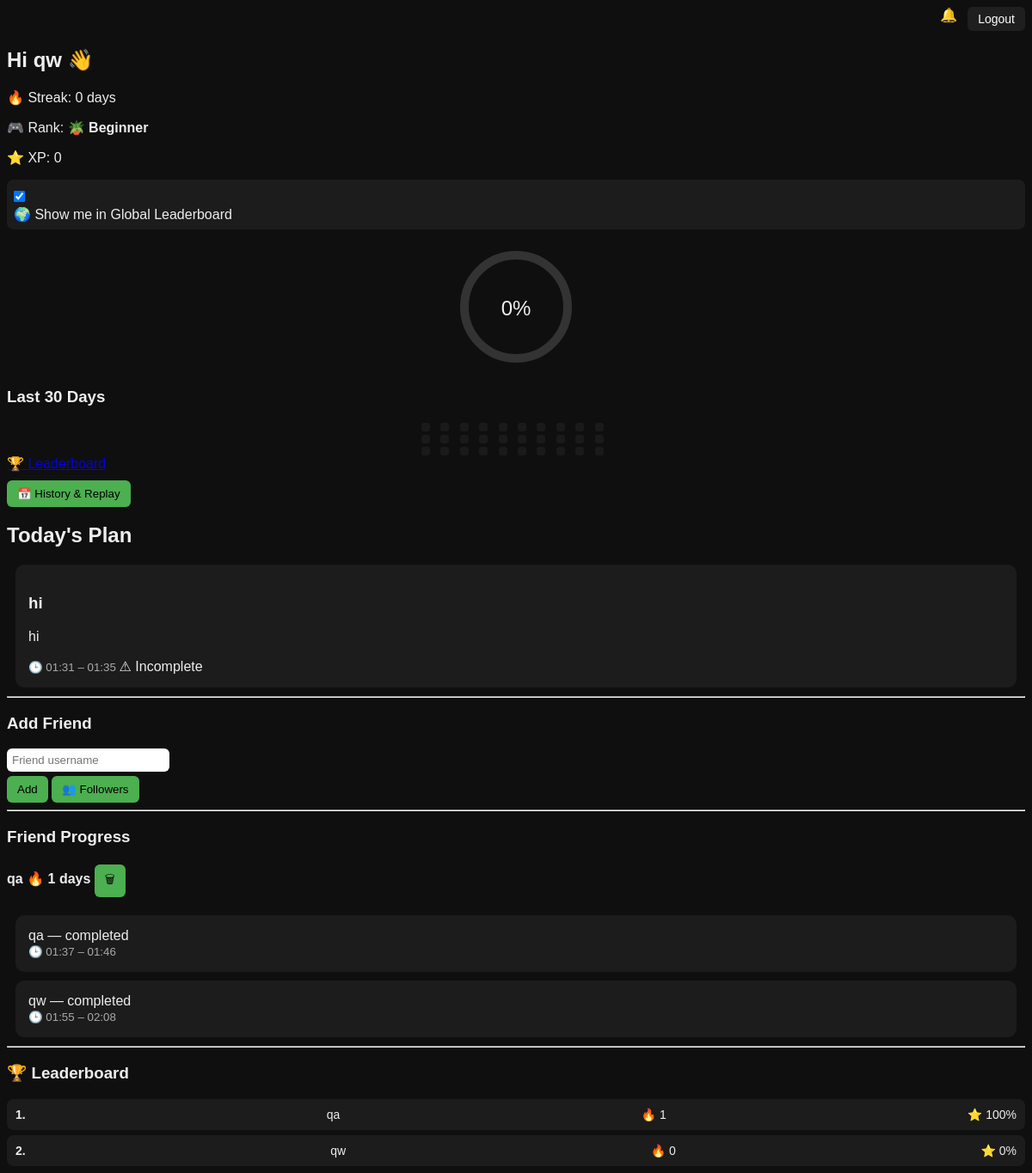
Screenshot of / (signed in) with the database file from the repository.
### models.py (models this page shows, shortened)
class User(UserMixin, db.Model):
    __tablename__ = "user"
    id = db.Column(db.Integer, primary_key=True)
    username = db.Column(db.String(50), unique=True, nullable=False)
    password_hash = db.Column(db.String(200), nullable=False)
    show_global = db.Column(db.Boolean, default=True)

class Task(db.Model):
    __tablename__ = "task"
    id = db.Column(db.Integer, primary_key=True)
    dayplan_id = db.Column(db.Integer, db.ForeignKey("day_plan.id"), nullable=False)
    title = db.Column(db.String(100))
    description = db.Column(db.Text)
    expected_start = db.Column(db.Time)
    expected_end = db.Column(db.Time)
    planned_duration_minutes = db.Column(db.Integer)
    actual_start = db.Column(db.DateTime)
    actual_end = db.Column(db.DateTime)
    actual_duration_minutes = db.Column(db.Integer)
    points = db.Column(db.Integer)
    status = db.Column(db.String(20), default="pending")
    cancel_reason = db.Column(db.String(1000))
    cancel_comment = db.Column(db.Text)
    incomplete_reason = db.Column(db.String(1000))

class Friend(db.Model):
    __tablename__ = "friend"
    __table_args__ = (
        db.Index("idx_friend_user_status", "user_id", "status"),
    )
    id = db.Column(db.Integer, primary_key=True)
    user_id = db.Column(db.Integer, db.ForeignKey("user.id"), nullable=False)      # sender
    friend_id = db.Column(db.Integer, db.ForeignKey("user.id"), nullable=False)    # receiver
    status = db.Column(db.String(20), default="pending")  # pending / accepted

### app.py (the view, shortened to what this page needs)
@app.route('/')
@login_required
def dashboard():
    today = date.today()
    plan = DayPlan.query.filter_by(
        user_id=current_user.id,
        date=today
    ).first()
    tasks = Task.query.filter_by(
        dayplan_id=plan.id
    ).all() if plan else []
    today_score = sum(t.points for t in tasks if t.status == "completed")
    friends_data = []
    friends = Friend.query.filter(
        Friend.status == "accepted",
        or_(
            Friend.user_id == current_user.id,
            Friend.friend_id == current_user.id
        )
    ).all()
    for f in friends:
        friend_user_id = (
            f.friend_id if f.user_id == current_user.id else f.user_id
        )
        friend_user = User.query.get(friend_user_id)
        friend_plan = DayPlan.query.filter_by(
            user_id=friend_user.id,
            date=today
        ).first()
        friend_tasks = Task.query.filter_by(
            dayplan_id=friend_plan.id
        ).all() if friend_plan else []
        friend_streak = calculate_streak(friend_user.id)
        friends_data.append((f, friend_user, friend_tasks, friend_streak))
    yesterday = today - timedelta(days=1)
    summary = None
    y_plan = DayPlan.query.filter_by(
        user_id=current_user.id,
        date=yesterday
    ).first()
    heatmap = []
    for i in range(30):
        d = today - timedelta(days=i)
        p = DayPlan.query.filter_by(user_id=current_user.id, date=d).first()
        heatmap.append(p.final_score if p else 0)
    heatmap.reverse()
    my_streak = calculate_streak(current_user.id)
    locked = is_plan_locked(today + timedelta(days=1))
    leaderboard = []
    leaderboard.append({
        "name": current_user.username,
        "streak": my_streak,
        "score": today_score
    })
    for rel, friend_user, friend_tasks, friend_streak in friends_data:
        friend_score = sum(t.points for t in friend_tasks if t.status == "completed")
        leaderboard.append({
            "name": friend_user.username,
            "streak": friend_streak,
            "score": friend_score
        })
    leaderboard.sort(key=lambda x: (x["streak"], x["score"]), reverse=True)
    xp = calculate_xp(current_user.id)
    rank = get_rank(xp)
    notifications = Notification.query.filter_by(
        user_id=current_user.id,
        is_read=False
    ).all()
    return render_template(
        'dashboard.html',
        tasks=tasks,
        friends_data=friends_data,
        plan_exists=bool(plan),
        locked=locked,
        summary=summary,
        today_score=today_score,
        heatmap=heatmap,
        my_streak=my_streak,
        leaderboard=leaderboard,
        xp=xp,
        rank=rank,
        notifications=notifications
    )

### app.py (called while the page is built)
def is_plan_locked(plan_date):
    return plan_date <= date.today()

def calculate_streak(user_id):
    streak = 0
    d = date.today()
    while True:
        p = DayPlan.query.filter_by(user_id=user_id, date=d).first()
        if not p or p.final_score < 70:
            break
        streak += 1
        d -= timedelta(days=1)
    return streak

def calculate_xp(user_id):
    plans = DayPlan.query.filter_by(user_id=user_id).all()
    xp = 0
    for p in plans:
        xp += sum(t.points for t in Task.query.filter_by(
            dayplan_id=p.id, status="completed"
        ).all()) // 10 * 10  # task XP
        if p.final_score >= 70:
            xp += 50
    xp += calculate_streak(user_id) * 5
    return xp

def get_rank(xp):
    if xp >= 3000:
        return "👑 Legend"
    if xp >= 1500:
        return "🔥 Elite"
    if xp >= 700:
        return "🧠 Strategist"
    if xp >= 300:
        return "⚔️ Warrior"
    return "🪴 Beginner"

@app.context_processor
def inject_csrf_token():
    return dict(csrf_token=generate_csrf)

@login_manager.user_loader
def load_user(user_id):
    return User.query.get(int(user_id))

@app.after_request
def add_no_cache_headers(response):
    response.headers["Cache-Control"] = "no-store, no-cache, must-revalidate, private"
    response.headers["Pragma"] = "no-cache"
    response.headers["Expires"] = "0"
    return response

### templates/dashboard.html (shortened to what this page needs)
<!DOCTYPE html>
<html>
<head>
  <link rel="stylesheet" href="/static/css/style.css">
</head>
<body>
  <div class="top-actions">
    <div class="notif-icon" onclick="openNotifications()">
      🔔 <span id="notifDot" class="{% if not notifications %}hidden{% endif %} dot"></span>
    </div>
    <a href="/logout" class="logout-btn">Logout</a>
  </div>
  <h2>Hi {{ current_user.username }} 👋</h2>
  <p>🔥 Streak: {{ my_streak }} days</p>
  <p>🎮 Rank: <strong>{{ rank }}</strong></p>
  <p>⭐ XP: <span id="xpValue">{{ xp }}</span></p>
  <div class="privacy-toggle">
    <label>
      <input type="checkbox" id="globalToggle" {% if current_user.show_global %}checked{% endif %}
        onchange="toggleGlobalPrivacy(this)">
      🌍 Show me in Global Leaderboard
    </label>
  </div>
  <div class="score-ring">
    <svg width="140" height="140">
      <circle cx="70" cy="70" r="60" class="bg" />
      <circle cx="70" cy="70" r="60" class="progress"
        style="stroke-dashoffset: {{ 377 - (today_score / 100) * 377 }}" />
    </svg>
    <div class="score-text">{{ today_score }}%</div>
  </div>
  <h3>Last 30 Days</h3>
  <div class="heatmap">
    {% for score in heatmap %}
    <div class="day
      {% if score == 0 %}level-0
      {% elif score < 40 %}level-1
      {% elif score < 60 %}level-2
      {% elif score < 80 %}level-3
      {% else %}level-4
      {% endif %}
    "></div>
    {% endfor %}
  </div>
  <a href="/leaderboard" class="btn">🏆 Leaderboard</a>
  <div style="margin: 10px 0;">
    <a href="/history">
      <button>📅 History & Replay</button>
    </a>
  </div>
  <h2>Today's Plan</h2>
  {% for task in tasks %}
  <div class="task" data-task="{{ task.id }}">
    <h3>{{ task.title }}</h3>
    <p>{{ task.description }}</p>
    <small>
      🕒 {{ task.expected_start.strftime('%H:%M') }}
      –
      {{ task.expected_end.strftime('%H:%M') }}
    </small>
    {% if task.status == 'pending' %}
    <button onclick="openStart({{ task.id }})">Start</button>
    <button onclick="openCancel({{ task.id }})">Cancel</button>
    {% elif task.status == 'active' %}
    <button onclick="openComplete({{ task.id }})">Complete</button>
    <button onclick="openIncomplete({{ task.id }})">Incomplete</button>
    {% elif task.status == 'completed' %}
    <span>✅ Completed</span>
    {% elif task.status == 'cancelled' %}
    <span>❌ Cancelled</span>
    {% elif task.status == 'incomplete' %}
    <span>⚠ Incomplete</span>
    {% endif %}
  </div>
  {% endfor %}
  <hr>
  <h3>Add Friend</h3>
  <input id="friendUsername" placeholder="Friend username" required>
  <button onclick="addFriendDebounced()">Add</button>
  <button onclick="openFollowers()">👥 Followers</button>
  <hr>
  <h3>Friend Progress</h3>
  {% for rel, friend, tasks, streak in friends_data %}
  <h4>
    {{ friend.username }} 🔥 {{ streak }} days
    <button onclick="openRemoveFriend({{ rel.id }})">🗑</button>
  </h4>
  {% if tasks %}
  {% for t in tasks %}
  <div class="task">
    {{ t.title }} — {{ t.status }}
    <br>
    <small>
      🕒 {{ t.expected_start.strftime('%H:%M') }}
      –
      {{ t.expected_end.strftime('%H:%M') }}
    </small>
  </div>
  {% endfor %}
  {% else %}
  <p>No plan today</p>
  {% endif %}
  {% endfor %}
  <hr>
  <h3>🏆 Leaderboard</h3>
  <div class="leaderboard">
    {% for user in leaderboard %}
    <div class="leaderboard-row">
      <strong>{{ loop.index }}.</strong>
      {{ user.name }}
      <span>🔥 {{ user.streak }}</span>
      <span>⭐ {{ user.score }}%</span>
    </div>
    {% endfor %}
  </div>
</body>
</html>

### static/css/style.css (style rules this page uses)
body { font-family: sans-serif; background: #0f0f0f; color: #eee; }
.task { background: #1c1c1c; padding: 15px; margin: 10px; border-radius: 10px; }
button { background: #4caf50; border: none; padding: 8px 12px; border-radius: 6px; cursor: pointer; }
input { display: block; margin: 5px 0; padding: 6px; border-radius: 6px; border: none; }
small { color: #aaa; }
.score-ring { position: relative; width: 140px; margin: 20px auto; }
.score-ring svg { transform: rotate(-90deg); }
.score-text { position: absolute; top: 50%; left: 50%; transform: translate(-50%, -50%); font-size: 24px; }
.heatmap { display: grid; grid-template-columns: repeat(10, 1fr); gap: 4px; max-width: 220px; margin: auto; }
.day { width: 18px; height: 18px; border-radius: 4px; background: #222; }
.level-0 { background: #222; }
.leaderboard { margin-top: 10px; }
.leaderboard-row { display: flex; justify-content: space-between; background: #1c1c1c; padding: 10px; margin-bottom: 6px; border-radius: 8px; font-size: 14px; }
.privacy-toggle { margin: 10px 0; padding: 8px; background: #1c1c1c; border-radius: 8px; }
.top-actions { display: flex; justify-content: flex-end; gap: 12px; margin-bottom: 10px; }
.logout-btn { font-size: 14px; padding: 6px 12px; border-radius: 6px; background: #1f1f1f; color: #fff; text-decoration: none; }
.day { width: 10px; height: 10px; border-radius: 3px; }
.level-0 { background: #1a1a1a; }

### rows the page displays
User: username "qw", show_global "☑", name "qw", streak "0", score "0"
Task: title "hi", description "hi", expected_start "01:31", expected_end "01:35", status "⚠ Incomplete"
Friend: username "qa", user "1"
Task: title "qa", status "completed", expected_start "01:37", expected_end "01:46"
Task: title "qw", status "completed", expected_start "01:55", expected_end "02:08"
User: name "qa", streak "1", score "100"

### other values shown
{{ my_streak }} "0"
{{ rank }} "🪴 Beginner"
{{ xp }} "0"
{{ today_score }} "0"
